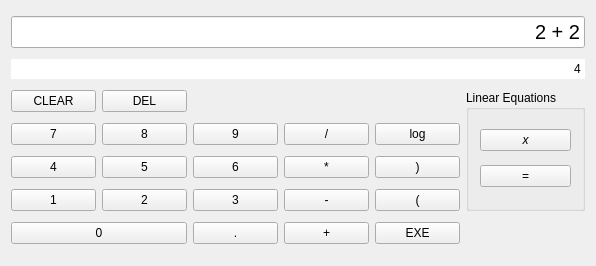
<?xml version="1.0" encoding="UTF-8"?>
<ui version="4.0">
 <class>MainWindow</class>
 <widget class="QMainWindow" name="MainWindow">
  <property name="geometry">
   <rect>
    <x>0</x>
    <y>0</y>
    <width>596</width>
    <height>266</height>
   </rect>
  </property>
  <property name="windowTitle">
   <string>QSimpleCalc</string>
  </property>
  <widget class="QWidget" name="centralWidget">
   <layout class="QGridLayout" name="gridLayout">
    <item row="5" column="0">
     <widget class="QPushButton" name="n7Button">
      <property name="text">
       <string>7</string>
      </property>
     </widget>
    </item>
    <item row="8" column="2">
     <widget class="QPushButton" name="dotButton">
      <property name="text">
       <string>.</string>
      </property>
     </widget>
    </item>
    <item row="5" column="3">
     <widget class="QPushButton" name="divButton">
      <property name="text">
       <string>/</string>
      </property>
     </widget>
    </item>
    <item row="7" column="2">
     <widget class="QPushButton" name="n3Button">
      <property name="text">
       <string>3</string>
      </property>
     </widget>
    </item>
    <item row="1" column="0" colspan="6">
     <widget class="QLineEdit" name="expText">
      <property name="font">
       <font>
        <pointsize>15</pointsize>
       </font>
      </property>
      <property name="text">
       <string>2 + 2</string>
      </property>
      <property name="alignment">
       <set>Qt::AlignRight|Qt::AlignTrailing|Qt::AlignVCenter</set>
      </property>
     </widget>
    </item>
    <item row="6" column="1">
     <widget class="QPushButton" name="n5Button">
      <property name="text">
       <string>5</string>
      </property>
     </widget>
    </item>
    <item row="5" column="1">
     <widget class="QPushButton" name="n8Button">
      <property name="text">
       <string>8</string>
      </property>
     </widget>
    </item>
    <item row="7" column="1">
     <widget class="QPushButton" name="n2Button">
      <property name="text">
       <string>2</string>
      </property>
     </widget>
    </item>
    <item row="8" column="3">
     <widget class="QPushButton" name="addButton">
      <property name="text">
       <string>+</string>
      </property>
     </widget>
    </item>
    <item row="6" column="4">
     <widget class="QPushButton" name="closeParButton">
      <property name="text">
       <string>)</string>
      </property>
     </widget>
    </item>
    <item row="7" column="0">
     <widget class="QPushButton" name="n1Button">
      <property name="text">
       <string>1</string>
      </property>
     </widget>
    </item>
    <item row="6" column="3">
     <widget class="QPushButton" name="multButton">
      <property name="text">
       <string>*</string>
      </property>
     </widget>
    </item>
    <item row="8" column="0" colspan="2">
     <widget class="QPushButton" name="n0Button">
      <property name="text">
       <string>0</string>
      </property>
     </widget>
    </item>
    <item row="2" column="0" colspan="6">
     <widget class="QLineEdit" name="resultText">
      <property name="enabled">
       <bool>true</bool>
      </property>
      <property name="text">
       <string>4</string>
      </property>
      <property name="frame">
       <bool>false</bool>
      </property>
      <property name="alignment">
       <set>Qt::AlignRight|Qt::AlignTrailing|Qt::AlignVCenter</set>
      </property>
      <property name="readOnly">
       <bool>true</bool>
      </property>
     </widget>
    </item>
    <item row="6" column="0">
     <widget class="QPushButton" name="n4Button">
      <property name="text">
       <string>4</string>
      </property>
     </widget>
    </item>
    <item row="5" column="4">
     <widget class="QPushButton" name="logButton">
      <property name="text">
       <string>log</string>
      </property>
     </widget>
    </item>
    <item row="5" column="2">
     <widget class="QPushButton" name="n9Button">
      <property name="text">
       <string>9</string>
      </property>
     </widget>
    </item>
    <item row="8" column="4">
     <widget class="QPushButton" name="exeButton">
      <property name="text">
       <string>EXE</string>
      </property>
     </widget>
    </item>
    <item row="7" column="3">
     <widget class="QPushButton" name="subsButton">
      <property name="text">
       <string>-</string>
      </property>
     </widget>
    </item>
    <item row="7" column="4">
     <widget class="QPushButton" name="openParButton">
      <property name="text">
       <string>(</string>
      </property>
     </widget>
    </item>
    <item row="6" column="2">
     <widget class="QPushButton" name="n6Button">
      <property name="text">
       <string>6</string>
      </property>
     </widget>
    </item>
    <item row="4" column="0">
     <widget class="QPushButton" name="clButton">
      <property name="text">
       <string>CLEAR</string>
      </property>
     </widget>
    </item>
    <item row="4" column="1">
     <widget class="QPushButton" name="delButton">
      <property name="text">
       <string>DEL</string>
      </property>
     </widget>
    </item>
    <item row="4" column="5" rowspan="4">
     <widget class="QGroupBox" name="linearEqBox">
      <property name="title">
       <string>Linear Equations</string>
      </property>
      <layout class="QGridLayout" name="gridLayout_2">
       <item row="2" column="0">
        <widget class="QPushButton" name="eqButton">
         <property name="text">
          <string>=</string>
         </property>
        </widget>
       </item>
       <item row="1" column="0">
        <widget class="QPushButton" name="xButton">
         <property name="font">
          <font>
           <italic>true</italic>
          </font>
         </property>
         <property name="text">
          <string>x</string>
         </property>
        </widget>
       </item>
      </layout>
     </widget>
    </item>
   </layout>
  </widget>
 </widget>
 <layoutdefault spacing="6" margin="11"/>
 <resources/>
 <connections/>
</ui>
